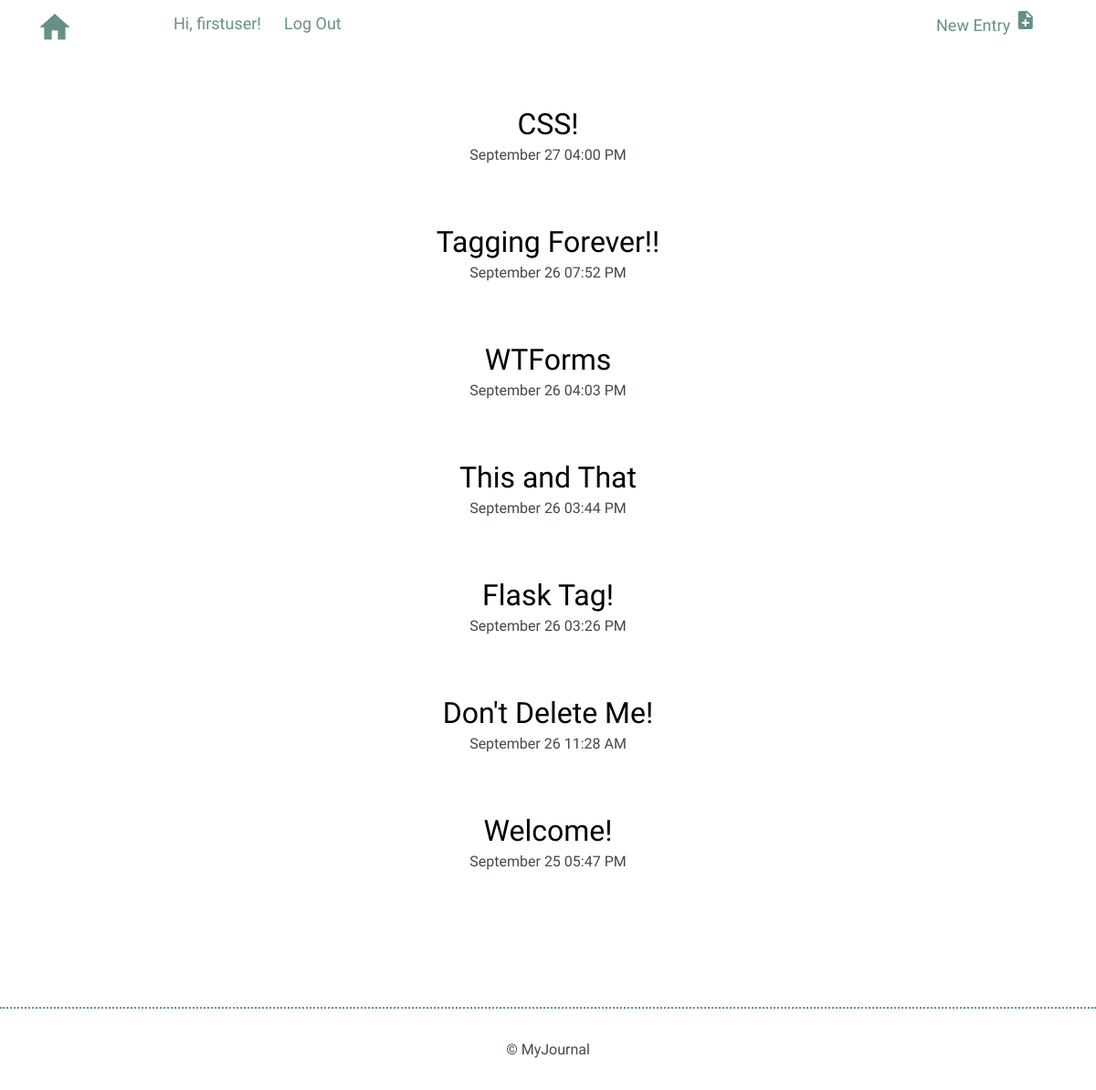
Screenshot of /entries (signed in) with the database file from the repository.
### models.py (models this page shows, shortened)
class BaseModel(Model):
    class Meta:
        database = DATABASE

class User(UserMixin, BaseModel):
    username = CharField(unique=True)
    password = CharField(max_length=100)

class Entry(BaseModel):
    title = CharField(max_length=100)
    date = DateTimeField(default=datetime.datetime.now)
    time_spent = IntegerField(default=0)
    learned = TextField(null=False)
    remember = TextField(default=" ")

### app.py (the view)
@app.route("/")
@app.route("/entries")
def index():
    journal = models.Entry.select().order_by(models.Entry.date.desc())
    return render_template('index.html', journal=journal, models=models)

### app.py (called while the page is built)
@login_manager.user_loader
def load_user(userid):
    try:
        return models.User.get(models.User.id == userid)
    except models.DoesNotExist:
        return None

### templates/index.html
{% extends "layout.html" %}
{% block content %}
<section>
    <div class="container">
        <div class="entry-list">
                {% for entry in journal %}
                <article>
                    <h2><a href="{{ url_for('detail', id=entry.id) }}">{{ entry.title }}</a></h2>
                    <time datetime="{{ entry.date }}"">{{ entry.date.strftime('%B %d %I:%M %p') }}</time>
                </article>
                {% endfor %}
        </div>
    </div>
</section>
{% endblock %}

### templates/layout.html (shortened to what this page needs)
<!DOCTYPE html>
<html>
    <head>
        <link rel="stylesheet" href="../../static/css/normalize.css">
        <link rel="stylesheet" href="../../static/css/site.css">
    </head>
    <body>
        <header>
            <ul>
                <li><a class="logo" href="{{ url_for('index') }}"><i class="material-icons">home</i></a>
                </li>
                <li>{% if current_user.is_authenticated %}
                    Hi, {{ current_user.username }}!
                    {% endif %}</li>
                <li style="padding-left: 25px;">{% if current_user.is_authenticated %}
                    <a href="{{ url_for('logout') }}" style="text-decoration: none;">Log Out</a>
                    {% else %}
                    <a href="{{ url_for('login') }}" style="text-decoration: none;">Log In</a>
                    <a href="{{ url_for('register') }}" style="text-decoration: none;">Register</a>
                    {% endif %}</li>
                <li style="float: right; margin-right: 65px;"><a href="{{ url_for('create') }}"><span>New Entry</span> <i class="material-icons">note_add</i></a></li>
            </ul>
        </header>
        {% block content %}{% endblock %}
        <footer>
            <div>
                &copy; MyJournal
            </div>
        </footer>
    </body>
</html>

### static/css/site.css (style rules this page uses)
body { font-size: 16px; color: #404a49; font-family: 'Cousine', serif; font-weight: 400; margin: 0; padding: 0; }
.container { margin: 0 auto; padding: 0; }
header .logo i { color: #678f89; font-size: 40px; }
footer { text-align: center; padding: 35px 0; border-top: 2px dotted #678f89; }
ul { list-style-type: none; position: fixed; top: 0; width: 100%; background-color: white; padding-top: 10px; }
ul li { line-height: 1.8em; font-size: 18px; color: #678f89; float: left; }
ul li a { display: block; color: #678f89; width: 150px; text-decoration: none; float: left; }
h1, h2, h3 { margin: 0; font-weight: 400; line-height: 1em; color: #000; }
h2 { font-size: 32px; }
h2 a { text-decoration: none; color: #000; }
.entry-list, .edit-entry, .new-entry { max-width: 800px; margin: 0 auto; padding: 70px 0 150px 0; }
.entry-list article { margin-bottom: 70px; text-align: center; }
.entry-list article:last-child { margin-bottom: 0; }
.entry-list article h2 { margin-bottom: 8px; }

### rows the page displays
User: username "firstuser"
Entry: title "CSS!", date "September 27 04:00 PM"
Entry: title "Tagging Forever!!", date "September 26 07:52 PM"
Entry: title "WTForms", date "September 26 04:03 PM"
Entry: title "This and That", date "September 26 03:44 PM"
Entry: title "Flask Tag!", date "September 26 03:26 PM"
Entry: title "Don't Delete Me!", date "September 26 11:28 AM"
Entry: title "Welcome!", date "September 25 05:47 PM"
